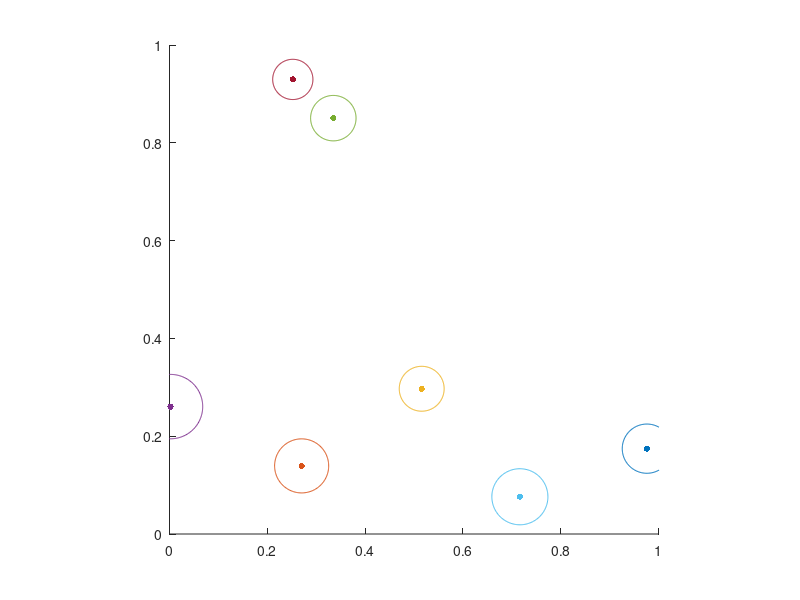

Write MATLAB code to recreate this figure. (Note: this script raises an error after producing the figure.)
function world = voronoi_subdivision_2d
close all
addpath(fullfile(getenv('ywtoolbox'),'ocTree'));

n = 7;
o = rand(2,n); r = 0.02+0.05*rand(1,n);
show_objects(o,r);
% show_cont_grad(o,r);

% keyboard
world = ywOcTree2d('maxDepth',6);
world.Objects = {o,r};
world.divide(1);
world.plot();

% visualize octree construction
cc = get(groot, 'DefaultAxesColorOrder');
binLeaf = find(world.getIdxIsLeaf());
for i = 1:numel(binLeaf)
    binNo = binLeaf(i);
    binMinMax = world.BinBoundaries(binNo,:);
    pts = binMinMax([1 2; 1 4; 3 4; 3 2])';
    objID = world.queryNN(pts);
    if all(objID==objID(1)), continue; end
    scatter(pts(1,:), pts(2,:), 5, cc(objID,:), 'fill');
    patch(pts(1,:), pts(2,:), reshape(cc(objID,:),4,1,3),'facealpha',0.3,'edgecolor','interp');
end

%% visualize topology
binLeaf = find(world.getIdxIsLeaf());
E=zeros(2,0); V=zeros(2,0);
for i = 1:numel(binLeaf)
    binNo = binLeaf(i);
    binMinMax = world.BinBoundaries(binNo,:);
    pts = binMinMax([1 2; 1 4; 3 4; 3 2])';
    objID = world.queryNN(pts);
    if all(objID==objID(1)), continue; end
    
    if numel(unique(objID))==1, continue; end;
    
    faces = [1 2; 2 3; 3 4; 4 1];
    cut = objID(faces(:,1))~=objID(faces(:,2));
    voronoi_pts = (pts(:,faces(cut,1)) + pts(:,faces(cut,2)))/2;
    E = [E voronoi_pts];
    if numel(unique(objID))>=3,          
        V = [V mean(pts,2)];
    end
end
scatter(E(1,:), E(2,:), 5, 'k', 'fill');
scatter(V(1,:), V(2,:), 8, '^k', 'fill');

function show_objects(o,r)

cc = get(groot, 'DefaultAxesColorOrder');
n = size(o,2);
figure; scatter(o(1,:),o(2,:),20, cc(1:n,:), 'fill'); axis([0 1 0 1]); axis equal
t=0:pi/100:2*pi; 
hold on; plot(repmat(o(1,:),numel(t),1)+repmat(r,numel(t),1).*repmat(cos(t)',1,n), repmat(o(2,:),numel(t),1)+repmat(r,numel(t),1).*repmat(sin(t)',1,n))

function [x,y,px,py]=show_cont_grad(o,r)
[x,y] = meshgrid(0:0.025:1, 0:0.025:1);
z=zeros(size(x));
for i=1:numel(x)
    p = [x(i);y(i)];
    z(i) = objective(p,o,r);
end
hold on;
contour(x,y,z);
[px,py] = gradient(z,0.025,0.025);    % numerical gradient
quiver(x,y,px,py);

function val = objective(p,o,r)
n = size(o,2);
delta = repmat(p,1,n)-o;
%     hold on; quiver(p(1)*ones(1,n), p(2)*ones(1,n), delta(1,:),delta(2,:),'r');
dist = sqrt(sum(delta.^2)) - r;
[~,ind] = sort(dist);           % indices nearest
nn = 3;
dist_nn = dist(ind(1:nn));        % distances to nearest 3
val = sum(dist_nn.^2)-1/nn*sum(dist_nn)^2;